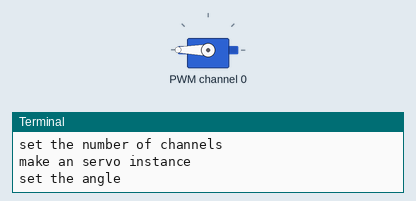
Simulated run of this program. Board: Raspberry Pi (BCM pin numbers). Shown: servo, the last lines printed to the terminal. At 1.0 s the program stops and its outputs stay as they are.

Above: at 0.1 s.
At 1.1 s:
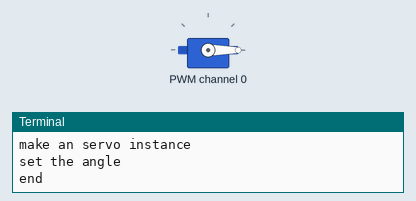
Timing chart, 0 to 2.5 s (numbered marks = the images above):
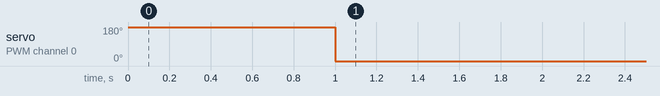

The program:

tutorial.py
```python
""" This is a tutorial from learn.adafruit.com """
import board
import busio
import adafruit_pca9685
from adafruit_servokit import ServoKit
import adafruit_motor.servo
import time

def servotest():
    # setup i2c
    i2c = busio.I2C(board.SCL, board.SDA)
    pca = adafruit_pca9685.PCA9685(i2c, address=0x40)

    print("set the number of channels")
    kit = ServoKit(channels=16)
    servo_channel = pca.channels[0]

    # set servo range
    kit.servo[0].set_pulse_width_range(600,2300)
    kit.servo[0].actuation_range = 180

    pca.frequency = 50

    print("make an servo instance")
    servo  = adafruit_motor.servo.Servo(servo_channel)

    print("set the angle")
    kit.servo[0].angle = 180
    time.sleep(1)
    kit.servo[0].angle = 0
    print("end")

if __name__ == '__main__':
    print("Start servo_local.py")
    servotest()
```

Measured:
- by itself, servo on PWM channel 0: 180° → 0° at 1.0 s
